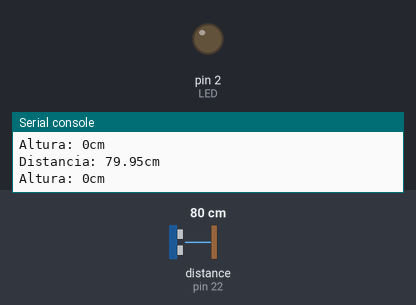
Bench run of a program on a simulated MicroPython board. Parts: output pins drawn as LEDs (lit = HIGH), the last lines printed to the serial console. Dashed ring = blinking. The inputs (shaded band) are chosen by the test bench; at power-on: distance to the obstacle (sensor on pin 22) 80 cm. The echo pulse lasts 58.3 µs per cm; library files of the repository ran but are not shown: hcsr04.py; pins used as bus, display or sensor lines are not drawn.

Above: at 1.2 s.
1.3 s: distance to the obstacle (sensor on pin 22) set to 45 cm
2.8 s: distance to the obstacle (sensor on pin 22) set to 38 cm
At 3.4 s:
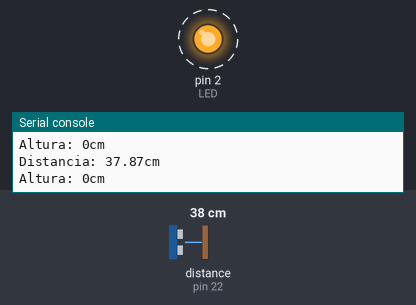
5.9 s: distance to the obstacle (sensor on pin 22) set to 60 cm
At 7.0 s:
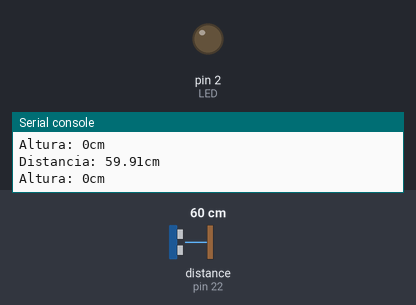
7.4 s: distance to the obstacle (sensor on pin 22) set to 35 cm
At 7.9 s:
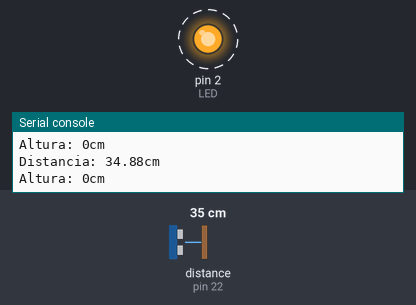
Timing chart, 0 to 11.5 s (numbered marks = the images above; inputs shaded):
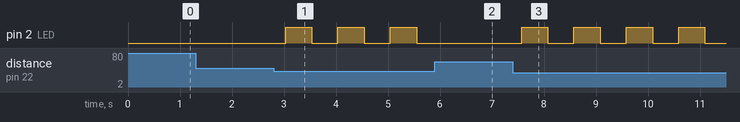

Measured:
- the behaviour switches between 41 and 40 cm on distance to the obstacle (sensor on pin 22) (found by bisection; images 0 and 1)
- after the input at 2.8 s, pin 2 (LED): alternates HIGH for 0.50 s and LOW for 0.50 s, starting after 0.23 s
- after the input at 5.9 s, pin 2 (LED): stays LOW (without the input it goes to HIGH after 0.15 s)
- after the input at 7.4 s, pin 2 (LED): alternates HIGH for 0.50 s and LOW for 0.50 s, starting after 0.17 s

The program:

alt_e_dist.py
```python
from machine import Pin
from machine import Timer
from hcsr04 import HCSR04
import machine
import time

LED = machine.Pin(2, machine.Pin.OUT)
sensor_distancia = HCSR04(trigger_pin=21, echo_pin=22, echo_timeout_us=1000000)
#sensor_altura = HCSR04(trigger_pin=25, echo_pin=26, echo_timeout_us=1000000)

led_state = 0  # 0 for off, 1 for on

def timer0_callback(timer):
    global led_state
    distancia = sensor_distancia.distance_cm()
    #altura = sensor_altura.distance_cm()
    #distancia = 42
    altura = 0;
    print('Distancia: {}cm'.format(round(distancia, 2)))
    print('Altura: {}cm'.format(round(altura, 2)))

    if (altura > 40 and altura < 400) or distancia < 10:
        if led_state == 0:
            LED.value(1)
            led_state = 1
        else:
            LED.value(0)
            led_state = 0
        timer0.init(period=125, mode=Timer.PERIODIC, callback=timer0_callback)  # Double the speed

    elif (altura > 20 and altura < 40) or distancia < 20:
        if led_state == 0:
            LED.value(1)
            led_state = 1
        else:
            LED.value(0)
            led_state = 0
        timer0.init(period=250, mode=Timer.PERIODIC, callback=timer0_callback)

    elif (altura > 10 and altura < 20) or distancia < 40:
        if led_state == 0:
            LED.value(1)
            led_state = 1
        else:
            LED.value(0)
            led_state = 0
        timer0.init(period=500, mode=Timer.PERIODIC, callback=timer0_callback)

    else:
        LED.value(0)
        led_state = 0
        timer0.init(period=500, mode=Timer.PERIODIC, callback=timer0_callback)

timer0 = Timer(0)
timer0.init(period=500, mode=Timer.PERIODIC, callback=timer0_callback)
```
